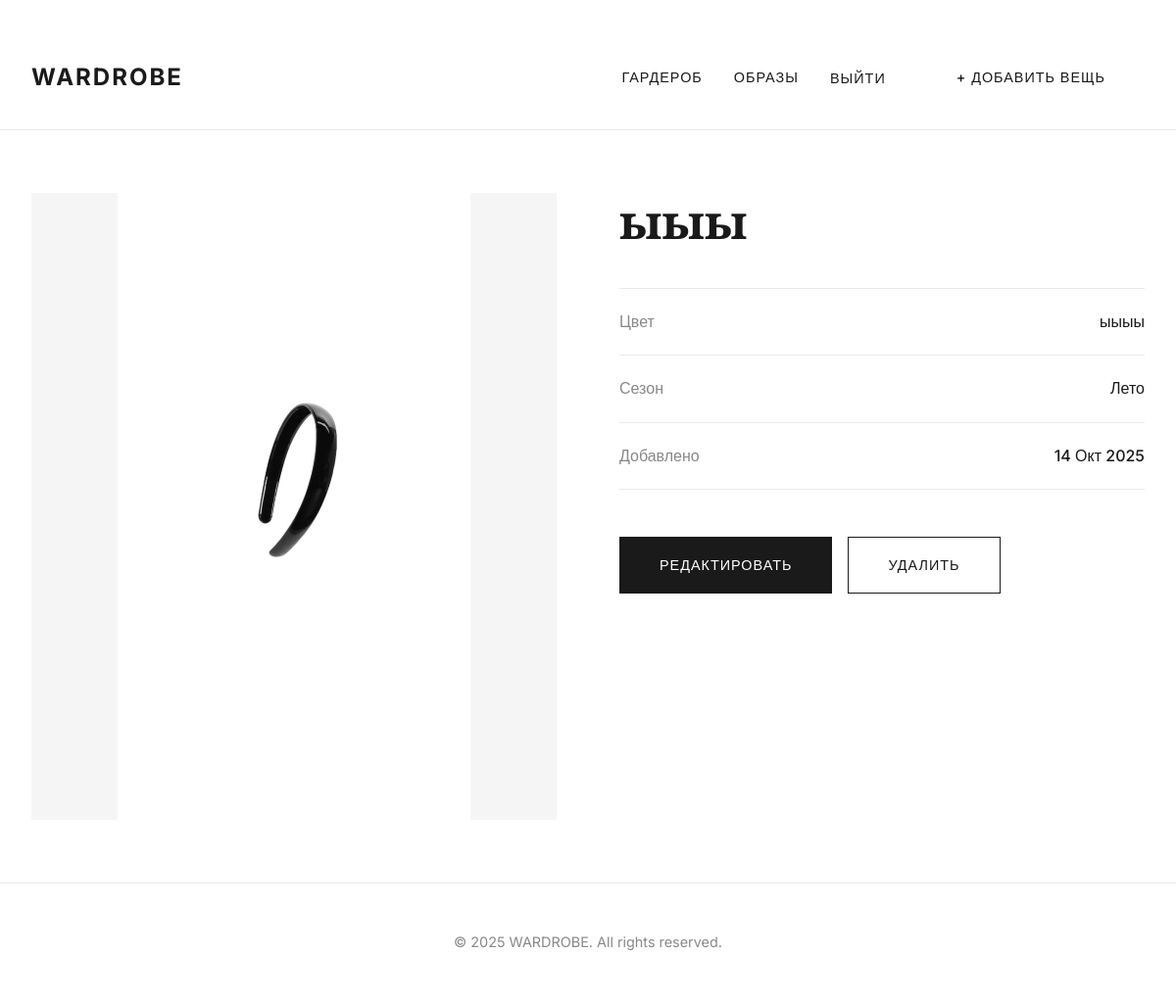
The page /wardrobe/item/10/ (signed in) on the database its author committed.
### clothes/models.py (models this page shows, shortened)
class Item(models.Model):
    class Season(models.TextChoices):
        ANY = 'ANY', 'Любой сезон'
        SUMMER = 'SUM', 'Лето'
        WINTER = 'WIN', 'Зима'
        DEMI_SEASON = 'DEM', 'Демисезон'
    user = models.ForeignKey(
        settings.AUTH_USER_MODEL,
        on_delete=models.CASCADE,
        related_name='items',
        verbose_name="Владелец"
    )
    name = models.CharField(max_length=200, verbose_name="Название вещи")
    category = models.ForeignKey( # <-- ВОЗВРАЩАЕМ КАТЕГОРИЮ
        Category,
        on_delete=models.PROTECT,
        related_name='items',
        verbose_name="Категория"
    )
    image = models.ImageField(
        upload_to='clothes_images/%Y/%m/%d/',
        verbose_name="Изображение"
    )
    color = models.CharField(max_length=50, blank=True, verbose_name="Цвет")
    season = models.CharField(
        max_length=3,
        choices=Season.choices,
        default=Season.ANY,
        verbose_name="Сезон"
    )
    created_at = models.DateTimeField(auto_now_add=True, verbose_name="Дата добавления")
    class Meta:
        verbose_name = "Вещь"
        verbose_name_plural = "Вещи"
        ordering = ['-created_at']

### clothes/views.py (the view)
# urls.py: path('wardrobe/item/<int:pk>/', views.ItemDetailView.as_view(), name='item_detail'),
class ItemDetailView(LoginRequiredMixin, UserPassesTestMixin, DetailView):
    model = Item
    template_name = 'clothes/item_detail.html'
    def test_func(self):
        item = self.get_object()
        return item.user == self.request.user

### templates/clothes/item_detail.html (shortened to what this page needs)
﻿﻿{% extends "base.html" %}
{% load static %}
{% block content %}
<div class="container">
    <div class="detail-container">
        <div class="detail-image-wrapper">
            {% if object.image %}
            <img src="{{ object.image.url }}" alt="{{ object.name }}">
            {% endif %}
        </div>
        <div class="detail-info-wrapper">
            <h1>{{ object.name }}</h1>
            <div class="detail-specs">
                <div class="spec-item">
                    <span>Цвет</span>
                    <span>{{ object.color|default:"Не указан" }}</span>
                </div>
                <div class="spec-item">
                    <span>Сезон</span>
                    <span>{{ object.get_season_display }}</span>
                </div>
                <div class="spec-item">
                    <span>Добавлено</span>
                    <span>{{ object.created_at|date:"d M Y" }}</span>
                </div>
            </div>
            <div class="detail-actions">
                <a href="{% url 'clothes:item_update' object.pk %}" class="btn">Редактировать</a>
                <a href="{% url 'clothes:item_delete' object.pk %}" class="btn btn-secondary">Удалить</a>
            </div>
        </div>
    </div>
</div>
{% endblock %}

### static/css/style.css (style rules this page uses)
* { box-sizing: border-box; margin: 0; padding: 0; }
body { font-family: var(--font-family-base); background-color: var(--background-color); color: var(--primary-color); line-height: 1.7; -webkit-font-smoothing: antialiased; }
.container { max-width: 1280px; margin: 0 auto; padding: 0 2rem; }
h1, h2, h3, h4, h5, h6 { font-family: var(--font-family-heading); font-weight: 700; }
a { color: var(--primary-color); text-decoration: none; transition: opacity 0.2s ease; }
.btn, .nav-button-primary { display: inline-block; padding: 1rem 2.5rem; border: 1px solid var(--primary-color); border-radius: var(--border-radius); font-family: var(--font-family-base); font-weight: 500; font-size: 0.9rem; text-transform: uppercase; letter-spacing: 1px; text-decoration: none; text-align: center; cursor: pointer; transition: all 0.3s ease; }
.nav-button-primary, .btn { background-color: var(--primary-color); color: var(--background-color); }
.btn.btn-secondary { background-color: var(--background-color); color: var(--primary-color); }
.detail-container { display: grid; grid-template-columns: repeat(2, 1fr); gap: 4rem; align-items: start; padding: 4rem 0; }
.detail-image-wrapper { width: 100%; position: sticky; top: 120px; }
.detail-image-wrapper img { display: block; width: 100%; height: auto; max-height: 80vh; object-fit: contain; background-color: var(--secondary-color); }
.detail-info-wrapper h1 { font-size: 3rem; margin-bottom: 2.5rem; line-height: 1.2; }
.detail-specs { margin-bottom: 3rem; border-top: 1px solid var(--border-color); }
.spec-item { display: flex; justify-content: space-between; padding: 1.25rem 0; border-bottom: 1px solid var(--border-color); }
.spec-item span:first-child { color: var(--text-color-light); }
.spec-item span:last-child { font-weight: 500; text-align: right; }
.detail-actions { display: flex; flex-wrap: wrap; gap: 1rem; }

### rows shown on the page
Item: image (picture), name "ыыы", color "ыыыы", season "Лето", created_at "14 Окт 2025"
